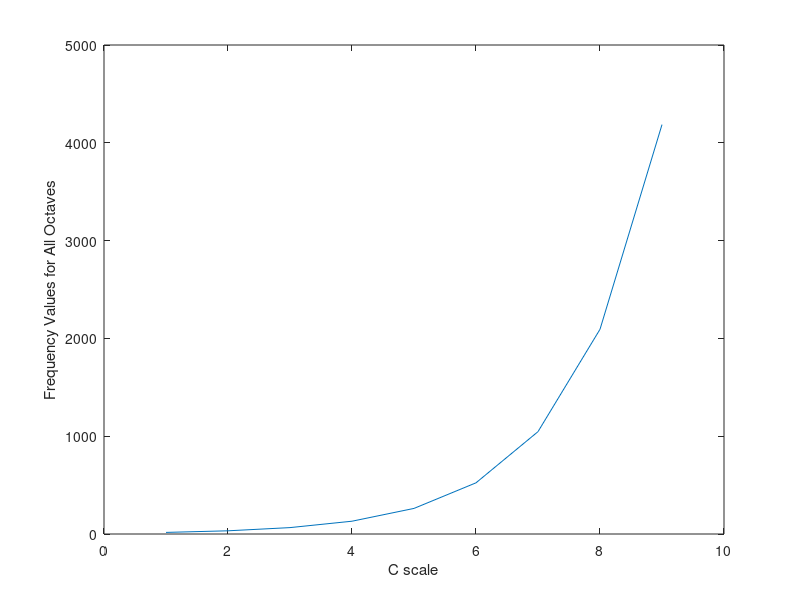
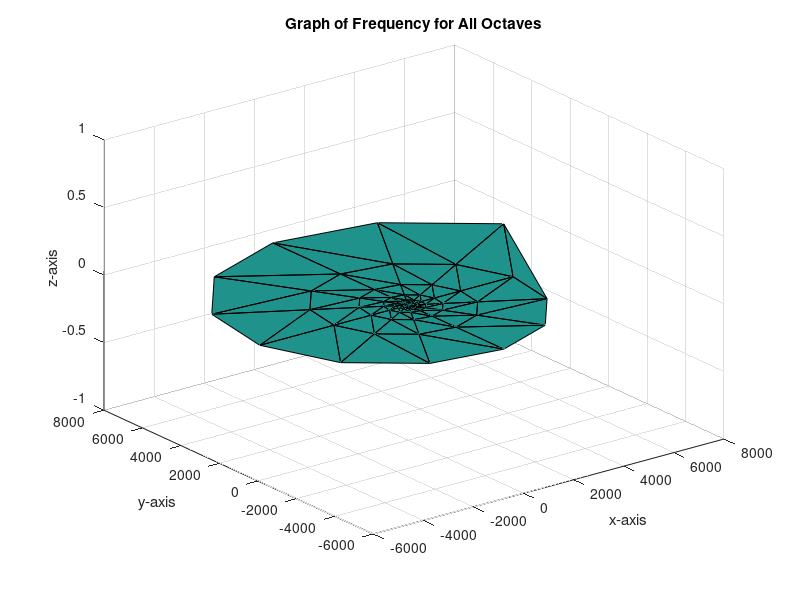

These charts were generated, in order, by the following MATLAB code:
clear all
close all
 
F0 = [16.352;30.868;29.135;27.5;25.957;24.5;23.125;21.827;20.602;19.445;18.354;17.324]; %Fundamental frequencies in Hz.
%Let's create an angle vector ;)
theta=[0;30;60;90;120;150;180;210;240;270;300;330] %; adding this would only remove it from the view.

counter = 1;

A = zeros(12,9) %Sticking to more rows of information than columns. Could this be extended to material properties? :D

%for pitch = 1 : size(Fundamentals) ?What's wrong with this syntax?
for octave = 0 : 8
    for pitch = 1 : 12
        F(pitch) = 2^(octave)*F0(pitch)
        A(pitch,octave+1) = F(pitch)
        x(counter) = F(pitch)*cosd(theta(pitch));
        y(counter) = F(pitch)*sind(theta(pitch));
        counter = counter + 1;
    end
end

%When you are playing with the regular orthogonal world, the views we obtain of certain relationships are rather... rectangular.

%plotting the first column vector:
plot(A(1:12,1)')
xlabel('First Octave') % x-axis label
ylabel('Frequency Values for All Pitches') % y-axis label

%plotting the first row vector:
plot(A(1,1:9)')
xlabel('C scale') % x-axis label
ylabel('Frequency Values for All Octaves') % y-axis label

%This part was from the original Circular Discretization file:
%By acknowledging Pythagoras, and having an amazing professor in Numerical Methods that gets whatever you've been thinking...
%You convert into a more... polar coordinate system.

%for(r = 0:1:8)
    %for(angle = 0:30:360)
        %x(counter) = r*cosd(angle);
        %y(counter) = r*sind(angle);
        %counter = counter + 1;
    %end
%end

%These seem fancy... (They belong to delaunay though. Right?)
Connectivity = delaunay(x,y);
Vertices = [x',y']

%The interesting part of applying that idea to the concepts of scalars, vectors and matrices, a little bit of calculus III 
%and I guess some ingenuity and passion for somethings...
%voi-la.. a Musical Nautilus comes to life.

figure
trisurf(Connectivity, x,y,x*0)
title('Graph of Frequency for All Octaves')
xlabel('x-axis') % x-axis label
ylabel('y-axis') % y-axis label
zlabel('z-axis') % z-axis label

%Up next I'm thinking, what if the Z axis could represent the frequencies played through a guitar riff?
